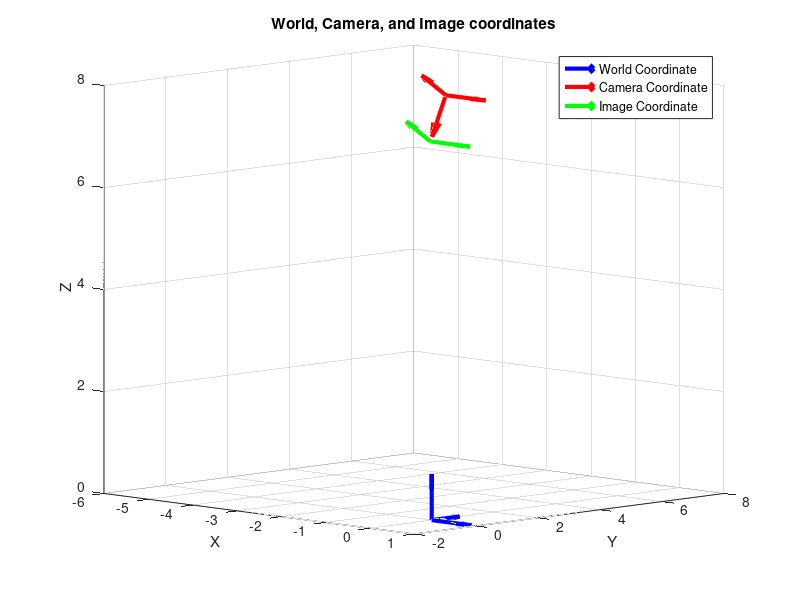

Write the MATLAB code that produced this figure. (Note: this script raises an error after producing the figure.)
%% Machine Vision Homework 3
% * Problem 1 Part a and b
% * Author: Xinyi Cai

%% Housekeeping
clc; 
clear all; 

%% Given values
X_W = [-2, -2, -1, -1, 0, 0, 0, 0, 0, 0, 1, 1, 1, 1, 1, 1, 2, 2, 3, 3]'; 
Y_W = [1, 0, 1, 0, 5, 4, 3, 2, 1, 0, 5, 4, 3, 2, 1, 0, 5, 4, 5, 4]'; 
Z_W = zeros(1, 20)'; 

R = rotx(-150); 
T = [5, 3, 10]'; 
f = 1; 

%% Plot the coordinates 
% World Coordinate
world_origin = zeros(3, 3); 
world_coord = eye(3); 
% Camera Coordinate
cam_origin_temp = R'*([0; 0; 0]-T); 
cam_origin = ([cam_origin_temp, cam_origin_temp, cam_origin_temp]); 
cam_coord = R'*eye(3);
% Image Coordinate
img_origin_temp = cam_origin_temp+inv(R)*[0; 0; f]; 
img_origin = [img_origin_temp, img_origin_temp, img_origin_temp];
img_coord = [cam_coord(1:3, 1:2), [0; 0; 0]]; 

figure
hold on; grid on; rotate3d on
% World Coordinate
quiver3(world_origin(:, 1), world_origin(:, 2), world_origin(:, 3),...
        world_coord(:, 1), world_coord(:, 2), world_coord(:, 3),...
        'b', 'linewidth',3)
% Camera Coordinate
quiver3(cam_origin(1, :)', cam_origin(2, :)', cam_origin(3, :)',...
        cam_coord(1, :)', cam_coord(2, :)', cam_coord(3, :)',...
        'r', 'linewidth',3)
% Image Coordinate
quiver3(img_origin(1, :)', img_origin(2, :)', img_origin(3, :)',...
        img_coord(1, :)', img_coord(2, :)', img_coord(3, :)',... 
        'g', 'linewidth',3)
legend('World Coordinate', 'Camera Coordinate', 'Image Coordinate', 'Location','best')
title('World, Camera, and Image coordinates')
xlabel('X'); ylabel('Y'); zlabel('Z');
view(45, 8)
hold off


%% Step 1
xyz = R * [X_W'; Y_W'; Z_W'] + T; 
x(:, 1) = xyz(1, :); 
y(:, 1) = xyz(2, :); 
z(:, 1) = xyz(3, :); 
clear xyz

%% Step 2
for i = 1:length(x)
    X_u_temp = f*x(i)/z(i); 
    Y_u_temp = f*y(i)/z(i); 
    
    X_u(i, 1) = round(X_u_temp, 6); 
    Y_u(i, 1) = round(Y_u_temp, 6); 
end

figure
scatter3(X_W, Y_W, Z_W)
title('World Coordinate')
xlabel('Xw'); ylabel('Yw'); zlabel('Zw');
grid on
view(0, 90)

figure
scatter3(x, y, z, 'g')
title('Camera Coordinate')
xlabel('xc'); ylabel('yc'); zlabel('zc');
grid on
view(-45, 45)

figure
scatter(X_u, Y_u, 'b')
title('Image Coordinate')
xlabel('u'); ylabel('v');
grid on


%% Save data for part c
save Problem_1ab_data.mat X_W Y_W X_u Y_u 
